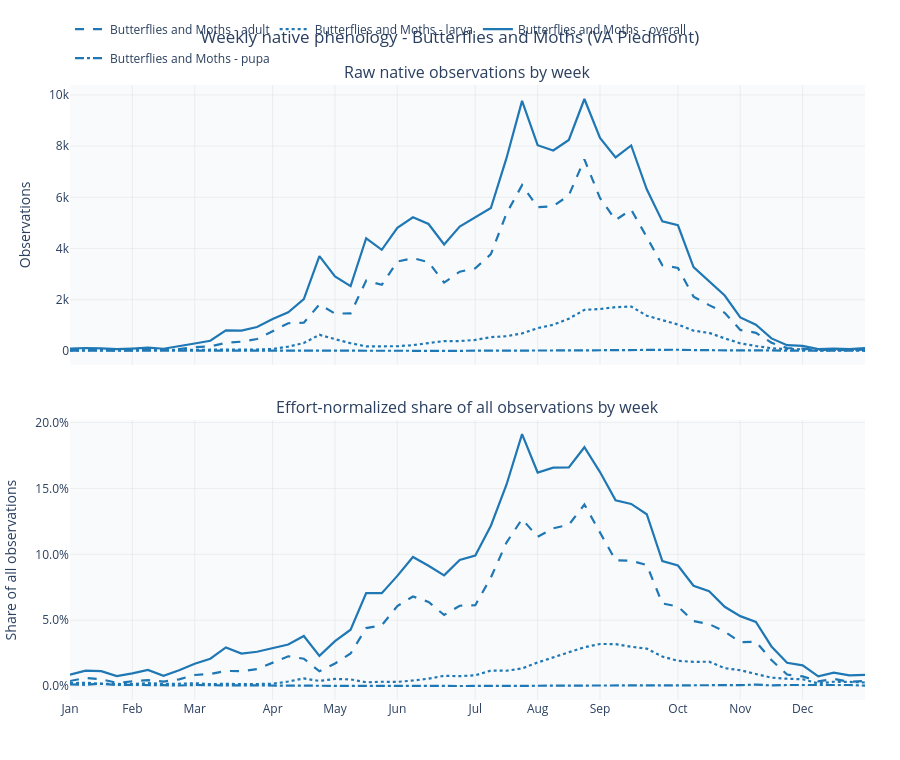

Here is the notebook cell this chart was saved with:
### Code cell
# -- Weekly overview: selected taxa only, styled for presentation --
import plotly.graph_objects as go
from plotly.subplots import make_subplots

selected_taxa = get_active_taxa()
focus_to_taxon = {t['focus_group']: t for t in selected_taxa}

weeks = list(range(1, 53))
month_ticks = [1, 5, 9, 14, 18, 22, 27, 31, 35, 40, 44, 48]
month_names = ['Jan', 'Feb', 'Mar', 'Apr', 'May', 'Jun', 'Jul', 'Aug', 'Sep', 'Oct', 'Nov', 'Dec']
life_stage_dash = {'overall': 'solid', 'adult': 'dash', 'larva': 'dot', 'pupa': 'dashdot'}

weekly = hist_df[hist_df['interval'] == 'week_of_year'].copy()
weekly = weekly[weekly['focus_group'].isin(focus_to_taxon.keys())]

if weekly.empty:
    print('No weekly data found for selected taxa.')
else:
    fig = make_subplots(
        rows=2,
        cols=1,
        shared_xaxes=True,
        subplot_titles=(
            'Raw native observations by week',
            'Effort-normalized share of all observations by week',
        ),
        vertical_spacing=0.09,
    )

    for (focus_group, life_stage), group in weekly.groupby(['focus_group', 'life_stage_bucket']):
        taxon = focus_to_taxon[focus_group]
        line = {
            'color': taxon['color'],
            'dash': life_stage_dash.get(life_stage, 'solid'),
            'width': 2.2,
        }
        name = f"{taxon['title_label']} - {life_stage}"

        group = group.set_index('bin').reindex(weeks, fill_value=0)

        fig.add_scatter(
            x=weeks,
            y=group['count'],
            mode='lines',
            name=name,
            line=line,
            legendgroup=name,
            row=1,
            col=1,
        )
        fig.add_scatter(
            x=weeks,
            y=group['fraction'],
            mode='lines',
            name=name,
            line=line,
            legendgroup=name,
            showlegend=False,
            row=2,
            col=1,
        )

    selected_label = ', '.join(t['title_label'] for t in selected_taxa)
    title = f'Weekly native phenology - {selected_label} (VA Piedmont)'
    fig = apply_plot_style(fig, title_text=title, height=760)

    fig.update_xaxes(tickvals=month_ticks, ticktext=month_names)
    fig.update_yaxes(title_text='Observations', row=1, col=1)
    fig.update_yaxes(title_text='Share of all observations', tickformat='.1%', row=2, col=1)
    fig.show()

### Figure 1 — Plotly figure (JSON) as saved in the notebook; plotly's stock layout.template omitted (floating-point values rounded to 4 significant figures)
{"data": [{"legendgroup": "Butterflies and Moths - adult", "line": {"color": "#1f77b4", "dash": "dash", "width": 2.2}, "mode": "lines", "name": "Butterflies and Moths - adult", "type": "scatter", "x": [1, 2, 3, 4, 5, 6, 7, 8, 9, 10, 11, 12, 13, 14, 15, 16, 17, 18, 19, 20, 21, 22, 23, 24, 25, 26, 27, 28, 29, 30, 31, 32, 33, 34, 35, 36, 37, 38, 39, 40, 41, 42, 43, 44, 45, 46, 47, 48, 49, 50, 51, 52], "xaxis": "x", "y": [39, 59, 45, 21, 33, 47, 36, 72, 144, 176, 314, 361, 462, 771, 1081, 1104, 1814, 1458, 1462, 2745, 2581, 3492, 3623, 3467, 2668, 3094, 3229, 3778, 5365, 6477, 5615, 5655, 6076, 7482, 5970, 5114, 5519, 4449, 3345, 3239, 2120, 1788, 1486, 819, 706, 320, 110, 90, 34, 48, 27, 51], "yaxis": "y"}, {"legendgroup": "Butterflies and Moths - adult", "line": {"color": "#1f77b4", "dash": "dash", "width": 2.2}, "mode": "lines", "name": "Butterflies and Moths - adult", "showlegend": false, "type": "scatter", "x": [1, 2, 3, 4, 5, 6, 7, 8, 9, 10, 11, 12, 13, 14, 15, 16, 17, 18, 19, 20, 21, 22, 23, 24, 25, 26, 27, 28, 29, 30, 31, 32, 33, 34, 35, 36, 37, 38, 39, 40, 41, 42, 43, 44, 45, 46, 47, 48, 49, 50, 51, 52], "xaxis": "x2", "y": [0.003837, 0.006132, 0.005166, 0.002443, 0.003508, 0.00449, 0.003407, 0.005052, 0.008412, 0.009216, 0.01152, 0.01124, 0.01286, 0.01779, 0.02261, 0.02072, 0.01121, 0.0171, 0.02472, 0.04401, 0.04608, 0.06071, 0.06801, 0.06385, 0.05393, 0.06095, 0.06139, 0.08239, 0.1089, 0.1268, 0.1133, 0.1198, 0.1224, 0.1378, 0.1166, 0.09539, 0.09505, 0.09188, 0.06275, 0.0604, 0.04927, 0.04707, 0.04137, 0.03328, 0.03372, 0.01975, 0.00876, 0.007322, 0.00355, 0.005438, 0.003155, 0.003922], "yaxis": "y2"}, {"legendgroup": "Butterflies and Moths - larva", "line": {"color": "#1f77b4", "dash": "dot", "width": 2.2}, "mode": "lines", "name": "Butterflies and Moths - larva", "type": "scatter", "x": [1, 2, 3, 4, 5, 6, 7, 8, 9, 10, 11, 12, 13, 14, 15, 16, 17, 18, 19, 20, 21, 22, 23, 24, 25, 26, 27, 28, 29, 30, 31, 32, 33, 34, 35, 36, 37, 38, 39, 40, 41, 42, 43, 44, 45, 46, 47, 48, 49, 50, 51, 52], "xaxis": "x", "y": [22, 24, 15, 12, 14, 23, 17, 25, 37, 28, 47, 45, 53, 75, 166, 307, 629, 459, 300, 177, 183, 182, 224, 304, 386, 382, 429, 538, 573, 683, 888, 1020, 1258, 1601, 1635, 1709, 1733, 1375, 1193, 1029, 790, 703, 488, 296, 192, 103, 70, 63, 19, 29, 27, 35], "yaxis": "y"}, {"legendgroup": "Butterflies and Moths - larva", "line": {"color": "#1f77b4", "dash": "dot", "width": 2.2}, "mode": "lines", "name": "Butterflies and Moths - larva", "showlegend": false, "type": "scatter", "x": [1, 2, 3, 4, 5, 6, 7, 8, 9, 10, 11, 12, 13, 14, 15, 16, 17, 18, 19, 20, 21, 22, 23, 24, 25, 26, 27, 28, 29, 30, 31, 32, 33, 34, 35, 36, 37, 38, 39, 40, 41, 42, 43, 44, 45, 46, 47, 48, 49, 50, 51, 52], "xaxis": "x2", "y": [0.002165, 0.002494, 0.001722, 0.001396, 0.001488, 0.002197, 0.001609, 0.001754, 0.002161, 0.001466, 0.001725, 0.001401, 0.001475, 0.001731, 0.003471, 0.005762, 0.003888, 0.005382, 0.005073, 0.002838, 0.003267, 0.003164, 0.004205, 0.005598, 0.007802, 0.007525, 0.008156, 0.01173, 0.01163, 0.01337, 0.01791, 0.0216, 0.02534, 0.02949, 0.03193, 0.03188, 0.02985, 0.0284, 0.02238, 0.01919, 0.01836, 0.01851, 0.01358, 0.01203, 0.009169, 0.006358, 0.005575, 0.005125, 0.001984, 0.003286, 0.003155, 0.002691], "yaxis": "y2"}, {"legendgroup": "Butterflies and Moths - overall", "line": {"color": "#1f77b4", "dash": "solid", "width": 2.2}, "mode": "lines", "name": "Butterflies and Moths - overall", "type": "scatter", "x": [1, 2, 3, 4, 5, 6, 7, 8, 9, 10, 11, 12, 13, 14, 15, 16, 17, 18, 19, 20, 21, 22, 23, 24, 25, 26, 27, 28, 29, 30, 31, 32, 33, 34, 35, 36, 37, 38, 39, 40, 41, 42, 43, 44, 45, 46, 47, 48, 49, 50, 51, 52], "xaxis": "x", "y": [88, 113, 99, 65, 91, 128, 83, 172, 289, 397, 800, 793, 935, 1243, 1509, 2025, 3703, 2907, 2528, 4400, 3949, 4810, 5221, 4958, 4156, 4860, 5212, 5580, 7529, 9768, 8036, 7830, 8242, 9842, 8317, 7557, 8026, 6315, 5058, 4907, 3276, 2733, 2162, 1306, 1020, 487, 222, 193, 70, 90, 69, 111], "yaxis": "y"}, {"legendgroup": "Butterflies and Moths - overall", "line": {"color": "#1f77b4", "dash": "solid", "width": 2.2}, "mode": "lines", "name": "Butterflies and Moths - overall", "showlegend": false, "type": "scatter", "x": [1, 2, 3, 4, 5, 6, 7, 8, 9, 10, 11, 12, 13, 14, 15, 16, 17, 18, 19, 20, 21, 22, 23, 24, 25, 26, 27, 28, 29, 30, 31, 32, 33, 34, 35, 36, 37, 38, 39, 40, 41, 42, 43, 44, 45, 46, 47, 48, 49, 50, 51, 52], "xaxis": "x2", "y": [0.008658, 0.01174, 0.01136, 0.007561, 0.009674, 0.01223, 0.007855, 0.01207, 0.01688, 0.02079, 0.02936, 0.02469, 0.02602, 0.02868, 0.03156, 0.038, 0.02289, 0.03409, 0.04275, 0.07054, 0.0705, 0.08362, 0.09801, 0.09131, 0.084, 0.09573, 0.09909, 0.1217, 0.1528, 0.1912, 0.1621, 0.1658, 0.166, 0.1813, 0.1624, 0.141, 0.1382, 0.1304, 0.09489, 0.09151, 0.07614, 0.07195, 0.06018, 0.05306, 0.04871, 0.03006, 0.01768, 0.0157, 0.007309, 0.0102, 0.008064, 0.008535], "yaxis": "y2"}, {"legendgroup": "Butterflies and Moths - pupa", "line": {"color": "#1f77b4", "dash": "dashdot", "width": 2.2}, "mode": "lines", "name": "Butterflies and Moths - pupa", "type": "scatter", "x": [1, 2, 3, 4, 5, 6, 7, 8, 9, 10, 11, 12, 13, 14, 15, 16, 17, 18, 19, 20, 21, 22, 23, 24, 25, 26, 27, 28, 29, 30, 31, 32, 33, 34, 35, 36, 37, 38, 39, 40, 41, 42, 43, 44, 45, 46, 47, 48, 49, 50, 51, 52], "xaxis": "x", "y": [13, 9, 16, 7, 8, 10, 7, 6, 14, 12, 14, 16, 14, 10, 8, 4, 14, 7, 7, 5, 10, 9, 3, 6, 8, 2, 10, 6, 3, 15, 11, 16, 17, 22, 26, 44, 46, 46, 38, 45, 33, 18, 25, 17, 24, 8, 10, 10, 3, 5, 7, 4], "yaxis": "y"}, {"legendgroup": "Butterflies and Moths - pupa", "line": {"color": "#1f77b4", "dash": "dashdot", "width": 2.2}, "mode": "lines", "name": "Butterflies and Moths - pupa", "showlegend": false, "type": "scatter", "x": [1, 2, 3, 4, 5, 6, 7, 8, 9, 10, 11, 12, 13, 14, 15, 16, 17, 18, 19, 20, 21, 22, 23, 24, 25, 26, 27, 28, 29, 30, 31, 32, 33, 34, 35, 36, 37, 38, 39, 40, 41, 42, 43, 44, 45, 46, 47, 48, 49, 50, 51, 52], "xaxis": "x2", "y": [0.001279, 0.0009354, 0.001837, 0.0008142, 0.0008504, 0.0009554, 0.0006624, 0.000421, 0.0008179, 0.0006283, 0.0005138, 0.0004982, 0.0003897, 0.0002307, 0.0001673, 7.507e-05, 8.654e-05, 8.208e-05, 0.0001184, 8.016e-05, 0.0001785, 0.0001565, 5.631e-05, 0.0001105, 0.0001617, 3.94e-05, 0.0001901, 0.0001308, 6.09e-05, 0.0002936, 0.0002219, 0.0003388, 0.0003424, 0.0004052, 0.0005078, 0.0008208, 0.0007923, 0.00095, 0.0007129, 0.0008392, 0.000767, 0.0004738, 0.0006959, 0.0006907, 0.001146, 0.0004939, 0.0007964, 0.0008135, 0.0003133, 0.0005665, 0.000818, 0.0003076], "yaxis": "y2"}], "layout": {"annotations": [{"font": {"size": 16}, "showarrow": false, "text": "Raw native observations by week", "x": 0.5, "xanchor": "center", "xref": "paper", "y": 1, "yanchor": "bottom", "yref": "paper"}, {"font": {"size": 16}, "showarrow": false, "text": "Effort-normalized share of all observations by week", "x": 0.5, "xanchor": "center", "xref": "paper", "y": 0.455, "yanchor": "bottom", "yref": "paper"}], "font": {"size": 12}, "height": 760, "hovermode": "x unified", "legend": {"bgcolor": "rgba(255,255,255,0.85)", "orientation": "h", "x": 0, "xanchor": "left", "y": 1.02, "yanchor": "bottom"}, "margin": {"b": 60, "l": 70, "r": 35, "t": 85}, "paper_bgcolor": "white", "plot_bgcolor": "rgba(246,248,251,0.65)", "title": {"text": "Weekly native phenology - Butterflies and Moths (VA Piedmont)", "x": 0.5, "xanchor": "center"}, "xaxis": {"anchor": "y", "domain": [0, 1], "gridcolor": "rgba(200,200,200,0.25)", "matches": "x2", "showgrid": true, "showticklabels": false, "ticktext": ["Jan", "Feb", "Mar", "Apr", "May", "Jun", "Jul", "Aug", "Sep", "Oct", "Nov", "Dec"], "tickvals": [1, 5, 9, 14, 18, 22, 27, 31, 35, 40, 44, 48], "zeroline": false}, "xaxis2": {"anchor": "y2", "domain": [0, 1], "gridcolor": "rgba(200,200,200,0.25)", "showgrid": true, "ticktext": ["Jan", "Feb", "Mar", "Apr", "May", "Jun", "Jul", "Aug", "Sep", "Oct", "Nov", "Dec"], "tickvals": [1, 5, 9, 14, 18, 22, 27, 31, 35, 40, 44, 48], "zeroline": false}, "yaxis": {"anchor": "x", "domain": [0.545, 1], "gridcolor": "rgba(200,200,200,0.25)", "showgrid": true, "title": {"text": "Observations"}, "zeroline": false}, "yaxis2": {"anchor": "x2", "domain": [0, 0.455], "gridcolor": "rgba(200,200,200,0.25)", "showgrid": true, "tickformat": ".1%", "title": {"text": "Share of all observations"}, "zeroline": false}}}
